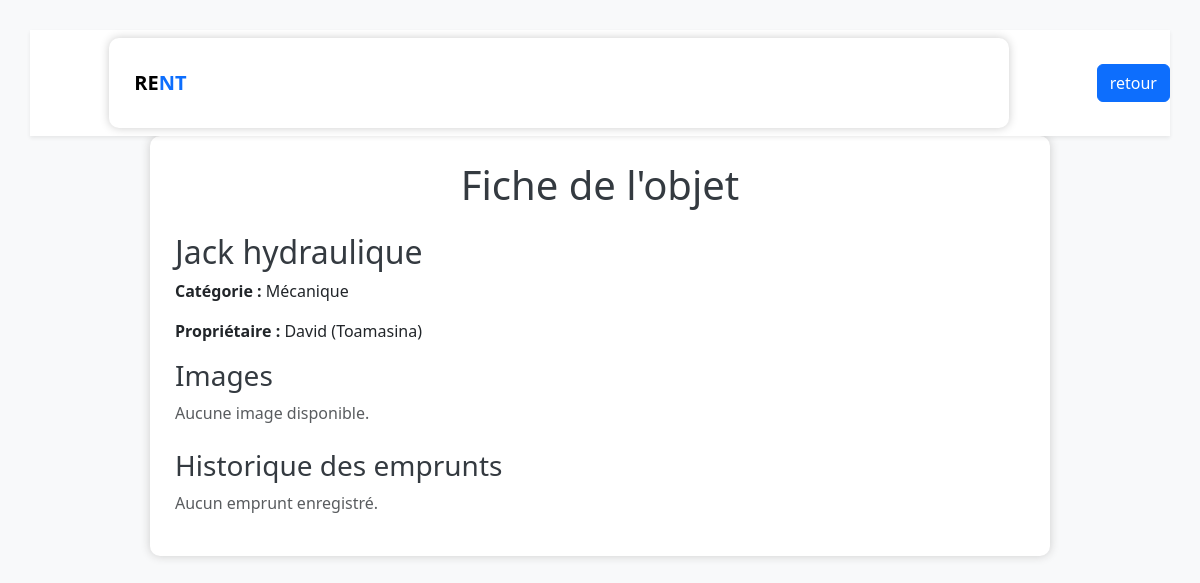
/pages/objet.php?num=38, run on the app's committed database.
### tables this page shows
CREATE TABLE s2_objet
(
    id_objet int primary key AUTO_INCREMENT,
    nom_objet varchar(20),
    id_categorie int,
    id_membre int, 
    FOREIGN KEY (id_categorie)  REFERENCES s2_categorie_objet (id_categorie) ON DELETE CASCADE,
    FOREIGN KEY (id_membre) REFERENCES s2_membre (id_membre) ON DELETE CASCADE
);

CREATE TABLE s2_categorie_objet
(
    id_categorie int primary key AUTO_INCREMENT,
    nom_categorie varchar(20)
);

CREATE TABLE s2_membre
(
    id_membre int primary key AUTO_INCREMENT,
    nom char(25),
    date_de_naissance date,
    genre char(10),
    Email varchar(70),
    ville char(25),
    MotDepasse varchar(20),
    image_profil varchar(200)    
);

### includer/connection.php (called while the page is built, shortened)
<?php
function dbconnect()
{
    static $connect = null;
    if ($connect === null) {
        $connect = mysqli_connect('localhost', 'root', '', 'db_s2_ETU003993');
        mysqli_set_charset($connect, 'utf8mb4');
    }
    return $connect;
}
?>

### includer/fonction.php (called while the page is built, shortened)
<?php
require("connection.php");
function get_infos_objet($id_objet)
{
    $sql = "
        SELECT o.nom_objet, c.nom_categorie, m.nom AS nom_membre, m.ville
        FROM s2_objet o
        JOIN s2_categorie_objet c ON o.id_categorie = c.id_categorie
        JOIN s2_membre m ON o.id_membre = m.id_membre
        WHERE o.id_objet = $id_objet
    ";
    $req = mysqli_query(dbconnect(), $sql);
    return mysqli_fetch_assoc($req);
}
function get_images_objet($id_objet)
{
    $sql = "SELECT nom_image FROM s2_images_objet WHERE id_objet = $id_objet";
    $req = mysqli_query(dbconnect(), $sql);
    $images = [];
    return $images;
}
function get_historique_emprunts($id_objet)
{
    $sql = "SELECT  e.date_emprunt, e.date_retour, m.nom AS emprunteur
        FROM s2_emprunt e
        JOIN s2_membre m ON e.id_membre = m.id_membre
        WHERE e.id_objet = $id_objet
        ORDER BY e.date_emprunt DESC
    ";
    $req = mysqli_query(dbconnect(), $sql);
    $historique = [];
    return $historique;
}
?>

### pages/objet.php (the view, shortened to what this page needs)
<?php
require("../includer/fonction.php");
$id_objet = intval($_GET['num']);
$objet = get_infos_objet($id_objet);
$images = get_images_objet($id_objet);
$emprunts = get_historique_emprunts($id_objet);
?>
<!DOCTYPE html>
<html lang="fr">
<head>
    <link href="../assets/css/bootstrap.min.css" rel="stylesheet">
</head>
<body>
    <nav class="navbar navbar-expand-lg navbar-light bg-white shadow-sm">
  <div class="container">
    <a class="navbar-brand fw-bold" href="#">RE<span class="text-primary">NT</span>
    </a>
  </div>
  <a href="accueil.php" class="btn btn-primary ms-2">retour</a>
</nav>
    <div class="container">
        <h1 class="text-center mb-4">Fiche de l'objet</h1>
        <h2><?= $objet['nom_objet'] ?></h2>
        <p><strong>Catégorie :</strong> <?= $objet['nom_categorie'] ?></p>
        <p><strong>Propriétaire :</strong> <?= $objet['nom_membre'] ?> (<?= $objet['ville'] ?>)</p>
        <h3>Images</h3>
        <?php if (count($images) > 0) { ?>
            <div class="images-container">
                <?php foreach ($images as $index => $img) { ?>
                    <img src="../assets/uploads/<?= $img ?>" style="width: <?= $index === 0 ? '200px' : '100px' ?>;">
                <?php } ?>
            </div>
        <?php } else { ?>
            <p class="text-muted">Aucune image disponible.</p>
        <?php } ?>
        <h3 class="mt-4">Historique des emprunts</h3>
        <?php if (count($emprunts) > 0) { ?>
            <div class="table-responsive">
                <table class="table table-bordered">
                    <thead>
                        <tr>
                            <th>Emprunteur</th>
                            <th>Date d'emprunt</th>
                            <th>Date de retour</th>
                        </tr>
                    </thead>
                    <tbody>
                        <?php foreach ($emprunts as $emp) { ?>
                            <tr>
                                <td><?= $emp['emprunteur'] ?></td>
                                <td><?= $emp['date_emprunt'] ?></td>
                                <td><?= $emp['date_retour'] ?? '<i>Non retourné</i>' ?></td>
                            </tr>
                        <?php } ?>
                    </tbody>
                </table>
            </div>
        <?php } else { ?>
            <p class="text-muted">Aucun emprunt enregistré.</p>
        <?php } ?>
    </div>
</body>
</html>

### pages/objet.php (style rules this page uses)
body { background-color: #f8f9fa; padding: 30px; font-family: 'Segoe UI', sans-serif; }
.container { max-width: 900px; margin: auto; background-color: white; padding: 25px; border-radius: 10px; box-shadow: 0 0 10px #ccc; }
h1, h2, h3 { color: #343a40; }

### data on the page
s2_objet: nom_objet "Jack hydraulique", id_categorie.nom_categorie "Mécanique", id_membre.nom "David", id_membre.ville "Toamasina"
